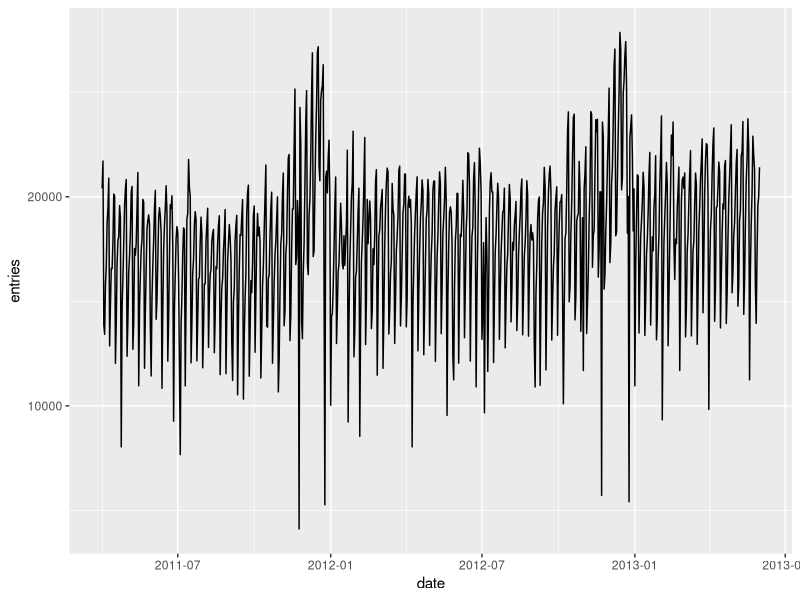
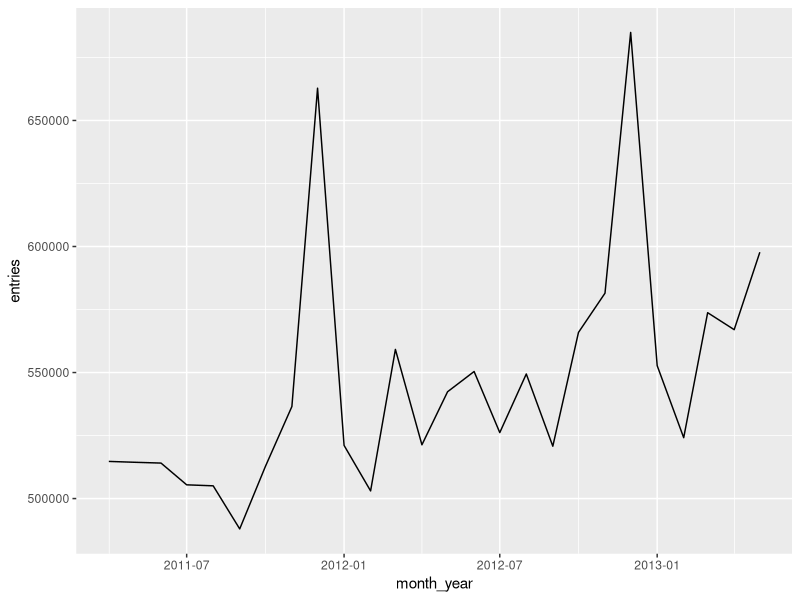
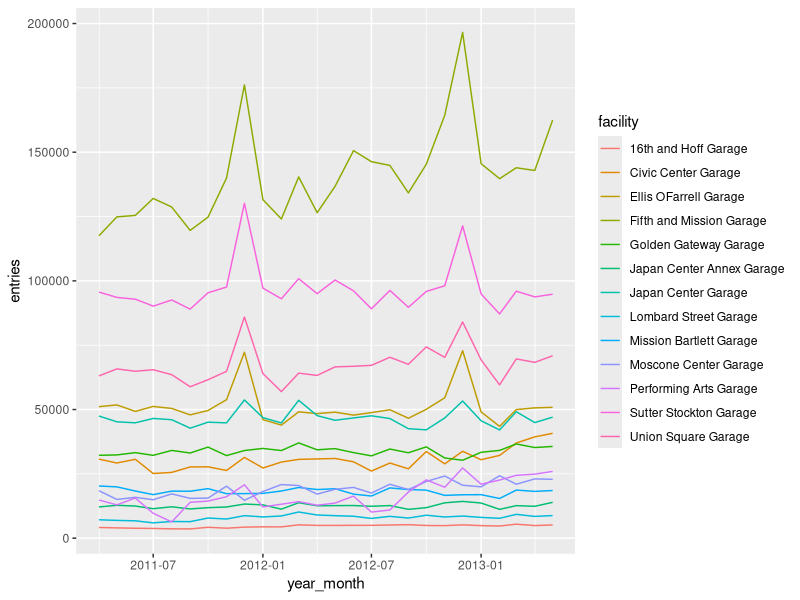

Write the R code that produced these figures, in order.
# Do some exploratory data analysis of the SFpark data
# SFpark is the parking demand management program in San Francisco.
# The data we're using are entries and exits from public parking
# garages from 2011-2013, available from
# https://www.sfmta.com/getting-around/drive-park/demand-responsive-pricing/sfpark-evaluation

# First, we need to load the libraries we will be using
# If you get an error that a library was not found,
# run install.packages("tidyverse")
library(tidyverse)  # library for dealing with tabular data
library(lubridate)  # library for handling dates

# first, we read our data into a table
# The data are packaged as a CSV (comma separated values) file, which is
# just a text file where each line is a row, and the columns are
# separated by commas.
data = read_csv("sfpark/data/sfpark.csv")

# now, lets look at the first few rows of our data to see what we're looking at
# [1:20,] means rows 1-20 (before the comma) and all columns
# (because there is nothing after the comma)
View(data[1:20,])

# we have six columns:
#   date: the date the data were recorded
#   facility: the garage where the data were recorded
#   district: the district (neighborhood) where the garage is
#   usage_type: the type of payment (e.g. monthly pass, transient/hourly)
#   entries, exits: the number of cars that entered and exited the garage that day that used that type of payment

# what are the garages we have?
unique(data$facility)

# Exercise: where in San Francisco are they (in which districts)?

# In your own words, what does a row of the data represent?

# How many cars enter a garage on an average day
mean(data$entries)

# Exercise: That may be skewed by outliers. What is the median?

###########################
# Grouped data analysis   #
# aka split-apply-combine #
###########################

# Grouped data analysis is a very common pattern - rather than a mean
# over the entire dataset, we may want a mean by groups. For instance,
# the median being so different from the mean suggests outliers - perhaps
# one very large garage. Let's look at the mean entries by garage

group_by(data, facility) %>%
  summarize(mean_entries=mean(entries))

# But this could be misleading. Does each row represent a single day at a single garage?
# What are we actually computing the mean of above?

# We can use the group_by and summarize functions to create a dataset
# that shows _total_ entries and exits for each day, and create a new
# table with this information.
total_entries = group_by(data, date, facility) %>%
  summarize(entries=sum(entries), exits=sum(exits))

# Look at the data we have now
View(total_entries[1:20,])

# Now we can calculate the mean entries by garage, using this new dataset

##################
# Filtering data #
##################
# Maybe we don't want to look at the entire city, but only at garages
# in the Civic Center neighborhood. We can filter the data and repeat
# the above analysis.
civic_center_data = filter(data, district == "Civic Center")

# now, repeat the above analysis to compute total entries by day, and take the daily
# average, using only data from Civic Center

# use group_by and summarize to compute means

# Repeat the process, looking only at garages in the Mission

###################
# Handling dates  #
###################
# Another dimension of this dataset that we have not explored
# is the date column. Before we can work with dates, however,
# we have to parse the column.

# Every column in a table has a type (for instance, integer,
# decimal number, string). read_csv tries to guess the best
# type for each field. We can see what types are used in our
# table by printing the table to the console. The types are printed
# just below the column names.
total_entries

# read_csv has read the date string as 
# These columns only store the letters, and don't know that they represent dates. Before
# we can use the dates, we need to parse the dates.
# to parse dates, we will use the lubridate library: https://lubridate.tidyverse.org/
# the transmute function will overwrite the date column
# the mdy function parses dates in month/day/year format
total_entries = mutate(total_entries, date=mdy(date))

# display the table again, to check the types
total_entries

# Let's look at the mean entries by year, to look for trends over time
# First, we need to extract the year from the date column, and assign it to a new
# column. We previously used mutate for this; this line uses
# $ notation which is another way of doing the same thing.
total_entries$year = year(total_entries$date)

# make sure it worked
unique(total_entries$year)

# now, look at mean entries by garage and year
group_by(total_entries, facility, year) %>%
  summarize(entries=mean(entries))

# The year_totals table is in "long" format - one row for each
# facility for each year. It would be easier to read in "wide" format:
# one row for each facility and one column for each year.
# the column names are taken from the field named in names_from,
# and the values from the field named in values_from
# now, look at mean entries by garage and year
group_by(total_entries, facility, year) %>%
  summarize(entries=mean(entries)) %>%
  pivot_wider(names_from=year, values_from=entries)

# Exercise: repeat the above, but get the per-month mean rather than per year,
# to show seasonal trends
# You should have a table with rows for each garage and columns for January, February, etc.


########################
# Weekdays vs weekends #
########################
# Some garages may be more popular on weekdays than on weekends. We need to repeat the above
# analysis, but we want a mean for weekends and a mean for weekdays. Lubridate does not have a
# weekend function, so we need to use the day of week function to make a new weekend column.
# First, we can create a day of week column.
total_entries$day_of_week = wday(total_entries$date, label=T)

# Look at how the days of week are abbreviated
unique(total_entries$day_of_week)

# now, we can recode that to weekday/weekend
total_entries$weekend = recode(total_entries$day_of_week, "Mon"="weekday", "Tue"="weekday", "Wed"="weekday", "Thu"="weekday",
                               "Fri"="weekday", "Sat"="weekend", "Sun"="weekend")

# make sure that there are no missing values
# is.na determines if a value is missing (NA), any determines if any value was found
# to be missing by is.na, ! reverses the result, and stopifnot will stop program execution
# and display an error if the input is not True
stopifnot(!any(is.na(total_entries$weekend)))

# calculate the means
group_by(total_entries, facility, weekend) %>%
  summarize(entries=mean(entries)) %>%
  pivot_wider(names_from=weekend, values_from=entries)

# Now, compute means by season

#######################
# Plotting            #
#######################
# This data would be more interesting if it were on a graph. To make graphs in R,
# most people use the ggplot2 library, which is part of tidyverse.

# Let us create a dataset that shows how many entries to all garages there were on each day
citywide_entries = group_by(total_entries, date) %>% summarize(entries=sum(entries))

# Create a plot using the total_entries table. We define an "aesthetic" that the date
# will be the x axis, and the number of entries will be the y axis
ggplot(citywide_entries, aes(x=date, y=entries)) +
  # and add a line plot to it
  geom_line()

# wow, that's a mess - there's too much day-to-day variation to understand trends.
# let's group the data by month and year, and plot again
# the floor_date function returns the beginning of whatever period you put in - in this
# case, the beginning of the month
citywide_entries$month_year = floor_date(citywide_entries$date, unit="month")
monthly_entries = group_by(citywide_entries, month_year) %>% summarize(entries=sum(entries))
ggplot(monthly_entries, aes(x=month_year, y=entries)) +
  geom_line()

# What month has the highest parking demand? Why do you think that is?

# This is an interesting plot, but it would be more interesting to see it by garage.
# We can do this by using data that is not summed up to citywide level, an then telling
# ggplot to group by the facility

total_entries$year_month = floor_date(total_entries$date, unit="month")
garage_month_entries = group_by(total_entries, facility, year_month) %>%
  summarize(entries=sum(entries))

# look at the result of that call
garage_month_entries[1:20,]

# now, plot the data but tell ggplot to group by facility, use separate colors
# for each facility
ggplot(garage_month_entries, aes(x=year_month, y=entries, group=facility, color=facility)) +
  geom_line()

# which garages have more of a seasonal trend? why?
# exercise: look at weekly trends rather than monthly trends

# exercise: group by district instead of by facility (more of a challenge!)

###############
# Usage types #
###############

# The data include several usage types - monthly passes, transient users, etc.
# Exercise: first, extract all of the unique values of the usage_type column to
# see what the possibilities are.

# How many entries are from each of the usage types? What usage type is most common?

# Are the patterns of usage types different on the weekdays vs. the weekends?

# Make a plot of the monthly trend in number of entries by usage type.
